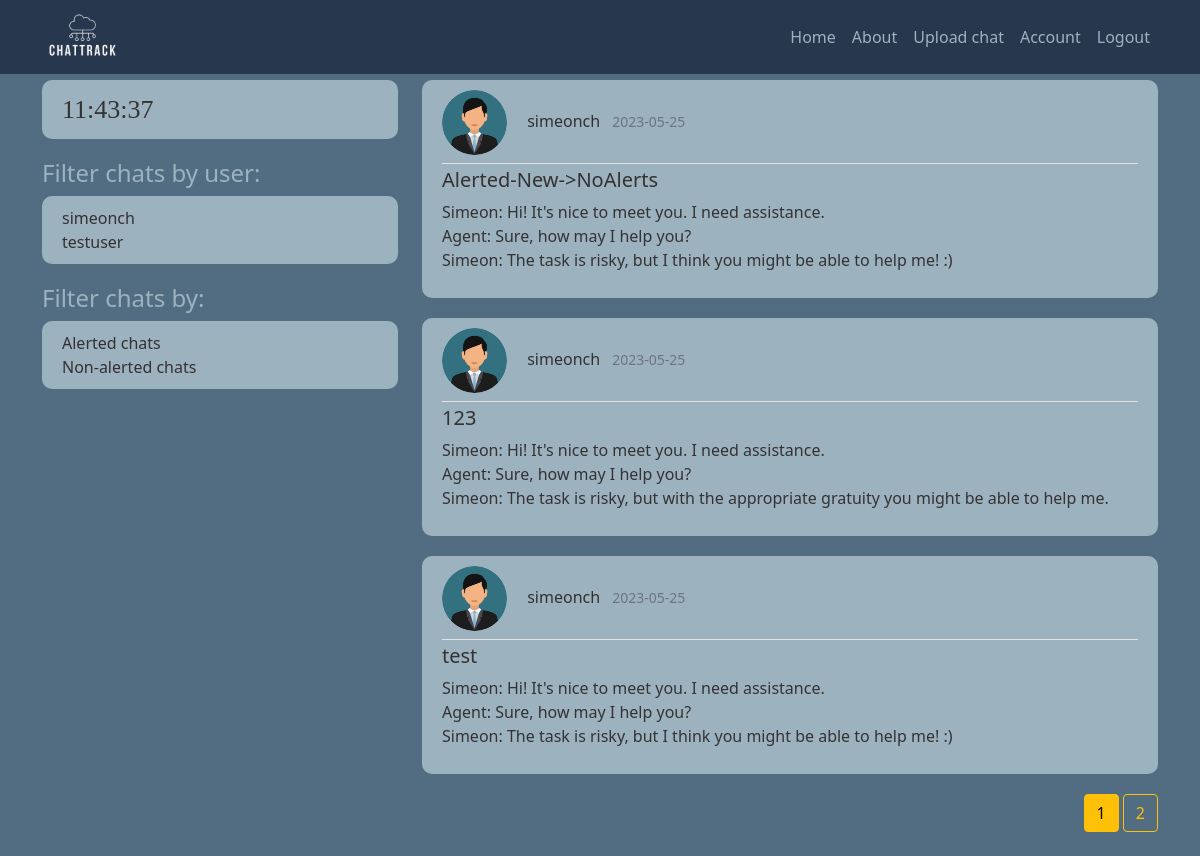
The page /home (signed in) on the database as committed earlier.
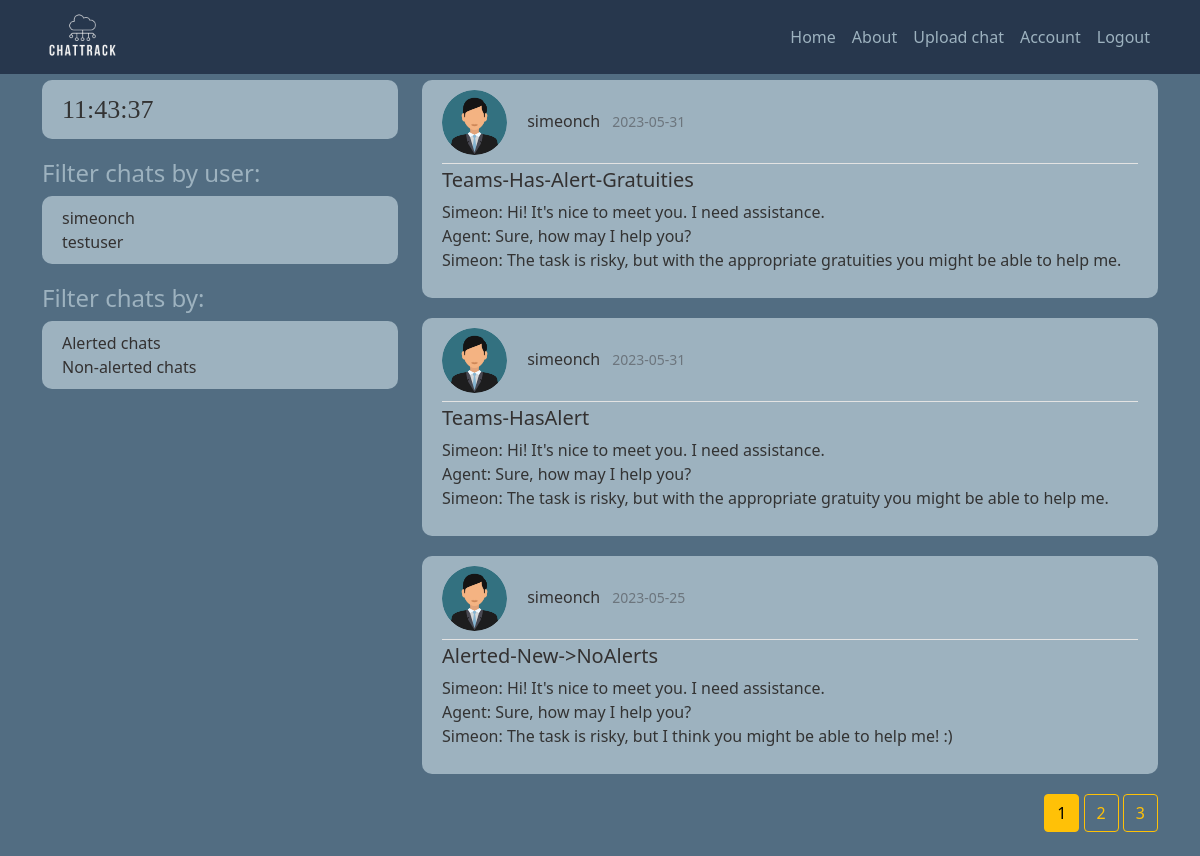
The same page on the database as committed later.
### chattrack/models.py (models this page shows, shortened)
class User(db.Model, UserMixin):
    id = db.Column(db.Integer, primary_key=True)
    username = db.Column(db.String(20), unique=True, nullable=False)
    email = db.Column(db.String(50), unique=True, nullable=False)
    profile_pic = db.Column(db.String(20), nullable=False, default='default.jpg')
    password = db.Column(db.String(60), nullable=False)
    chats = db.relationship('Chat', backref='owner', lazy=True)

class Chat(db.Model):
    id = db.Column(db.Integer, primary_key=True)
    has_alerts = db.Column(db.Boolean, nullable=False, default=False)
    date_uploaded = db.Column(db.DateTime, nullable=False, default=datetime.utcnow)
    channel = db.Column(db.String(30), nullable=False)
    content = db.Column(db.Text, nullable=False)
    user_id = db.Column(db.Integer, db.ForeignKey('user.id'), nullable=False)

### chattrack/routes.py (the view)
@app.route("/")
@app.route("/home")
def home():
    page = request.args.get('page', 1, type=int)
    queried_chats = Chat.query.order_by(Chat.date_uploaded.desc()).paginate(page=page, per_page=3)
    all_users = User.query.all()
    return render_template('home.html', title="Home", chats=queried_chats, users=all_users)

### chattrack/models.py (called while the page is built)
@login_manager.user_loader # get an id to keep session of the user
def load_user(user_id):
    return User.query.get(int(user_id))

### chattrack/templates/home.html
{% extends "init_template.html" %}
{% block content %}
  {% if current_user.is_authenticated %}
      {% for chat in chats.items %}
        <article class="media content-section">
          <div class="media-body">
            <div class="article-metadata pb-2">
                <img class="rounded-circle article-img" src="{{ url_for('static', filename='profile_pictures/' + chat.owner.profile_pic) }}">
                <a class="username me-2" href="{{ url_for('user_chats', username=chat.owner.username) }}">{{ chat.owner.username }}</a>
                <small class="text-muted">{{ chat.date_uploaded.strftime('%Y-%m-%d') }}</small>
              </div>
              <h5><a class="article-title" href="{{ url_for('chat', chat_id=chat.id)}}">{{ chat.channel }}</a></h5>
              <p class="article-content">{{ chat.content }}</p>
            </div>
          </article>
      {% endfor %}
      <div class="float-end">
        {% for page_num in chats.iter_pages(left_edge=1, right_edge=1, left_current=1, right_current=2) %}
          {% if page_num %}
            {% if chats.page ==page_num %}
              <a class="btn btn-warning mb-4" href="{{ url_for('home', page=page_num) }}">{{ page_num }}</a>
            {% else %}
              <a class="btn btn-outline-warning mb-4" href="{{ url_for('home', page=page_num) }}">{{ page_num }}</a>
            {% endif %}
          {% else %}
            ...
          {% endif %}
        {% endfor %}
      </div>
  {% else %}
    <div class="alert alert-primary" role="alert">
      <div class="panel-heading">Please log in!</div>
    </div>
  {% endif %}
{% endblock content %}

### chattrack/templates/init_template.html (shortened to what this page needs)
<!DOCTYPE html>
<html>
    <head>
        <link href="https://cdn.jsdelivr.net/npm/bootstrap@5.0.2/dist/css/bootstrap.min.css" rel="stylesheet">
        <link rel="stylesheet" type="text/css" href="{{ url_for('static', filename='main.css') }}">
    </head>
    <body>
        <header class="site-header">
            <nav class="navbar navbar-expand-lg navbar-dark fixed-top">
              <div class="container">
                <a class="navbar-brand mr-4" href="/"><img style="max-width: 80px;max-height: 180px;"src="{{ url_for('static', filename='logos/logo.png') }}"></a>
                <div class="collapse navbar-collapse" id="navbarToggle">
                  <div class="navbar-nav ms-auto">
                    <a class="nav-item nav-link" href="{{ url_for('home') }}">Home</a>
                    <a class="nav-item nav-link" href="{{ url_for('about') }}">About</a>
                    {% if current_user.is_authenticated %}
                    <a class="nav-item nav-link" href="{{ url_for('upload_chat') }}">Upload chat</a>
                    <a class="nav-item nav-link" href="{{ url_for('account') }}">Account</a>
                    <a class="nav-item nav-link" href="{{ url_for('logout') }}">Logout</a>
                    {% else %}
                      <a class="nav-item nav-link" href="{{ url_for('login') }}">Login</a>
                      <a class="nav-item nav-link" href="{{ url_for('register') }}">Register</a>
                    {% endif %}
                  </div>
                </div>
              </div>
            </nav>
          </header>
          <main role="main" class="container">
            <div class="row">
              <div class="col-md-4">
                <div class="content-section">
                  <div id="clock">
                  </div>
              </div>
                {% if users and current_user.is_authenticated%}
                <h4>Filter chats by user:</h4>
                <div class="content-section">
                  {% for user in users %}
                    <a class="username me-2" href="{{ url_for('user_chats', username=user.username) }}">{{ user.username }}</a><br>
                  {% endfor %}
                </div>
              <h4>Filter chats by:</h4>
              <div class="content-section">
                  <a class="username me-2" href="{{ url_for('alerted_chats', alerted='true') }}">Alerted chats</a><br>
                  <a class="username me-2" href="{{ url_for('alerted_chats', alerted='false') }}">Non-alerted chats</a><br>
              </div>
              {% endif %}
            </div>
                <div class="col-md-8">
                  {% block content %}{% endblock %}
                </div>
          </main>
    </body>
</html>

### chattrack/static/main.css (style rules this page uses)
body { background: #526D82; color: #333333; margin-top: 5rem; }
#clock { font-family: "Times New Roman", Times, serif; font-size: 26px; text-align: left; }
h1, h2, h3, h4, h5, h6 { color: #9DB2BF; }
.site-header .navbar-nav .nav-link { color: #9DB2BF; }
.navbar { background: #27374D; }
.content-section { background: #9DB2BF; padding: 10px 20px; border-radius: 10px; margin-bottom: 20px; }
.article-title { color: #333131; text-decoration: none }
.username { color: #333131; text-decoration: none }
.article-content { white-space: pre-line; }
.article-img { height: 65px; width: 65px; margin-right: 16px; }
.article-metadata { padding-bottom: 1px; margin-bottom: 4px; border-bottom: 1px solid #e3e3e3 }

Rows that differ between the two databases and show on the page:
no longer on this page (row unchanged): Chat: profile_pic (placeholder picture), owner.username "simeonch", date_uploaded "2023-05-25", channel "123", content "Simeon: Hi! It's nice to meet you. I need assistance. Agent: Sure, how may I help you? Simeon: The task is risky, but with the appropriate gratuity you might be able to help me."
no longer on this page (row unchanged): Chat: profile_pic (placeholder picture), owner.username "simeonch", date_uploaded "2023-05-25", channel "test", content "Simeon: Hi! It's nice to meet you. I need assistance. Agent: Sure, how may I help you? Simeon: The task is risky, but I think you might be able to help me! :)"
added Chat: profile_pic (placeholder picture), owner.username "simeonch", date_uploaded "2023-05-31", channel "Teams-Has-Alert-Gratuities", content "Simeon: Hi! It's nice to meet you. I need assistance. Agent: Sure, how may I help you? Simeon: The task is risky, but with the appropriate gratuities you might be able to help me."
added Chat: profile_pic (placeholder picture), owner.username "simeonch", date_uploaded "2023-05-31", channel "Teams-HasAlert", content "Simeon: Hi! It's nice to meet you. I need assistance. Agent: Sure, how may I help you? Simeon: The task is risky, but with the appropriate gratuity you might be able to help me."
Other text that changed with them:
new list line: "3"
